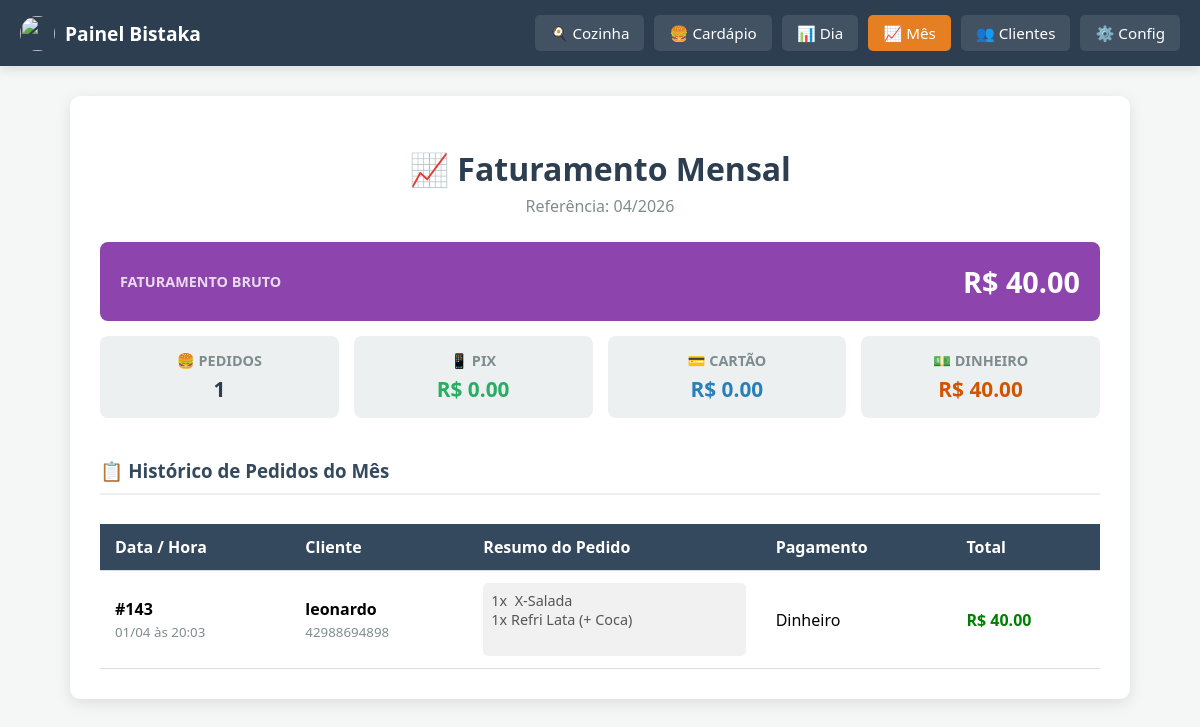
Screenshot of /admin/relatorio_mensal (signed in) with the database file from the repository.
### tables this page shows
CREATE TABLE pedidos (
                id INTEGER PRIMARY KEY AUTOINCREMENT,
                cliente_telefone TEXT,
                itens TEXT,
                total REAL,
                data_pedido DATETIME,
                metodo_pagamento TEXT, status TEXT DEFAULT 'producao',
                FOREIGN KEY(cliente_telefone) REFERENCES clientes(telefone)
            );

CREATE TABLE clientes (
                telefone TEXT PRIMARY KEY,
                nome TEXT,
                endereco TEXT,
                bairro TEXT,
                primeiro_pedido DATETIME,
                ultimo_pedido DATETIME,
                total_gasto REAL DEFAULT 0
            );

### app.py (the view)
@app.route('/admin/relatorio_mensal')
def relatorio_mensal():
    if not session.get('logged_in'): return redirect(url_for('login'))
    conn = get_db_connection()
    mes_atual = datetime.now().strftime('%Y-%m')
    cursor = conn.execute('''
        SELECT p.*, c.nome
        FROM pedidos p
        LEFT JOIN clientes c ON p.cliente_telefone = c.telefone
        WHERE strftime('%Y-%m', p.data_pedido) = ?
        AND p.status = 'finalizado'
        ORDER BY p.data_pedido DESC
    ''', (mes_atual,))
    pedidos_mes = cursor.fetchall()
    conn.close()
    qtd_pedidos = len(pedidos_mes)
    total_bruto = sum(p['total'] for p in pedidos_mes)
    total_pix = sum(p['total'] for p in pedidos_mes if 'Pix' in p['metodo_pagamento'] or 'pix' in p['metodo_pagamento'])
    total_cartao = sum(p['total'] for p in pedidos_mes if 'Cartão' in p['metodo_pagamento'] or 'cartao' in p['metodo_pagamento'])
    total_dinheiro = sum(p['total'] for p in pedidos_mes if 'Dinheiro' in p['metodo_pagamento'] or 'dinheiro' in p['metodo_pagamento'])
    return render_template('relatorio_mensal.html',
                           mes=datetime.now().strftime('%m/%Y'),
                           qtd=qtd_pedidos, bruto=total_bruto,
                           pix=total_pix, cartao=total_cartao, dinheiro=total_dinheiro,
                           pedidos=pedidos_mes)

### app.py (called while the page is built)
def get_db_connection():
    conn = sqlite3.connect(DB_FILE)
    conn.row_factory = sqlite3.Row
    return conn

### templates/relatorio_mensal.html (shortened to what this page needs)
<!DOCTYPE html>
<html lang="pt-br">
<head>
</head>
<body>
    <nav class="admin-navbar">
        <div class="brand"><img src="/static/uploads/logo.png" style="height: 35px; width: 35px; border-radius: 50%; object-fit: cover;">Painel Bistaka</div>
        <div class="nav-links">
            <a href="/admin/dashboard">🍳 Cozinha</a>
            <a href="/admin">🍔 Cardápio</a>
            <a href="/admin/relatorio">📊 Dia</a>
            <a href="/admin/relatorio_mensal" style="background: #e67e22;">📈 Mês</a>
            <a href="/admin/clientes">👥 Clientes</a>
            <a href="/admin/configuracoes">⚙️ Config</a>
        </div>
    </nav>
    <div class="container">
        <h1>📈 Faturamento Mensal</h1>
        <p style="text-align: center; color: #7f8c8d; margin-top: 0; margin-bottom: 25px;">Referência: {{ mes }}</p>
        <div class="resumo-grid">
            <div class="card destaque">
                <span>Faturamento Bruto</span>
                <span>R$ {{ "%.2f"|format(bruto) }}</span>
            </div>
            <div class="card"><span>🍔 Pedidos</span><span>{{ qtd }}</span></div>
            <div class="card"><span>📱 Pix</span><span style="color: #27ae60;">R$ {{ "%.2f"|format(pix) }}</span></div>
            <div class="card"><span>💳 Cartão</span><span style="color: #2980b9;">R$ {{ "%.2f"|format(cartao) }}</span></div>
            <div class="card"><span>💵 Dinheiro</span><span style="color: #d35400;">R$ {{ "%.2f"|format(dinheiro) }}</span></div>
        </div>
        <h3 style="margin-top: 40px; border-bottom: 2px solid #eee; padding-bottom: 10px; color: #34495e;">📋 Histórico de Pedidos do Mês</h3>
        <div style="overflow-x: auto;">
            <table>
                <thead>
                    <tr>
                        <th>Data / Hora</th>
                        <th>Cliente</th>
                        <th>Resumo do Pedido</th>
                        <th>Pagamento</th>
                        <th>Total</th>
                    </tr>
                </thead>
                <tbody>
                    {% for p in pedidos %}
                    <tr>
                        <td>
                            <strong>#{{ p.id }}</strong><br>
                            <small style="color: #7f8c8d;">{{ p.data_pedido[8:10] }}/{{ p.data_pedido[5:7] }} às {{ p.data_pedido[11:16] }}</small>
                        </td>
                        <td>
                            <strong>{{ p.nome or 'Cliente Site' }}</strong><br>
                            <small style="color: #7f8c8d;">{{ p.cliente_telefone }}</small>
                        </td>
                        <td>
                            <div class="itens-lista">{{ p.itens }}</div>
                        </td>
                        <td>{{ p.metodo_pagamento }}</td>
                        <td style="color: green; font-weight: bold;">R$ {{ "%.2f"|format(p.total) }}</td>
                    </tr>
                    {% else %}
                    <tr>
                        <td colspan="5" style="text-align: center; padding: 30px; color: #999;">Nenhum pedido finalizado neste mês ainda.</td>
                    </tr>
                    {% endfor %}
                </tbody>
            </table>
        </div>
    </div>
</body>
</html>

### templates/relatorio_mensal.html (style rules this page uses)
body { font-family: 'Segoe UI', sans-serif; background: #f4f7f6; margin: 0; padding: 0; }
.container { max-width: 1000px; margin: 30px auto; background: white; padding: 30px; border-radius: 10px; box-shadow: 0 4px 15px rgba(0,0,0,0.1); }
h1 { text-align: center; color: #2c3e50; margin-bottom: 5px; }
.resumo-grid { display: grid; grid-template-columns: repeat(auto-fit, minmax(200px, 1fr)); gap: 15px; margin-bottom: 30px; }
.card { background: #ecf0f1; padding: 15px 20px; border-radius: 8px; font-size: 1.1rem; display: flex; flex-direction: column; align-items: center; text-align: center; }
.card span:first-child { color: #7f8c8d; font-size: 0.9rem; margin-bottom: 5px; text-transform: uppercase; font-weight: bold; }
.card span:last-child { color: #2c3e50; font-weight: bold; font-size: 1.3rem; }
.card.destaque { background: #8e44ad; color: white; grid-column: 1 / -1; flex-direction: row; justify-content: space-between; padding: 20px; font-size: 1.5rem; }
.card.destaque span:first-child { color: rgba(255,255,255,0.8); margin: 0; }
.card.destaque span:last-child { color: white; font-size: 1.8rem; }
.admin-navbar { background: #2c3e50; color: white; padding: 15px 20px; display: flex; justify-content: space-between; align-items: center; box-shadow: 0 4px 10px rgba(0,0,0,0.1); flex-wrap: wrap; gap: 10px; }
.admin-navbar .brand { font-weight: bold; font-size: 1.2rem; display: flex; align-items: center; gap: 10px; }
.admin-navbar .nav-links { display: flex; gap: 10px; flex-wrap: wrap; justify-content: center; }
.admin-navbar a { color: white; text-decoration: none; padding: 8px 15px; border-radius: 5px; background: rgba(255,255,255,0.1); transition: background 0.2s; font-size: 0.95rem; }
table { width: 100%; border-collapse: collapse; margin-top: 10px; }
th, td { padding: 12px 15px; text-align: left; border-bottom: 1px solid #ddd; }
th { background-color: #34495e; color: white; font-weight: bold; }
.itens-lista { white-space: pre-wrap; font-size: 0.9rem; color: #555; background: #f1f1f1; padding: 8px; border-radius: 5px; }

### rows the page displays
pedidos: id "143", data_pedido "01", data_pedido "04", data_pedido "20:03", nome "leonardo", cliente_telefone "42988694898", itens "1x X-Salada 1x Refri Lata (+ Coca)", metodo_pagamento "Dinheiro", total "40.00"

### other values shown
{{ "%.2f"|format(bruto) }} "40.00"
{{ qtd }} "1"
{{ "%.2f"|format(pix) }} "0.00"
{{ "%.2f"|format(cartao) }} "0.00"
{{ "%.2f"|format(dinheiro) }} "40.00"
